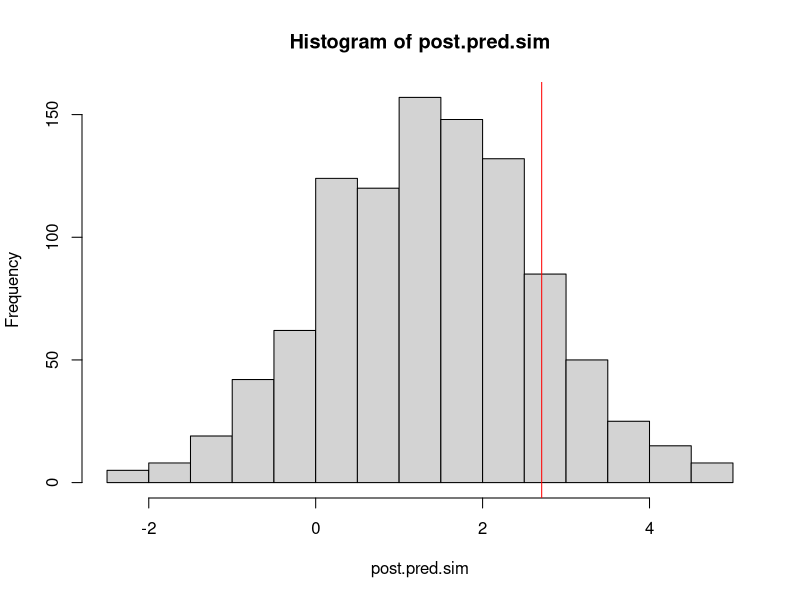

The R script that drew this image:
## ---- chunk 1
Flintdata = read.csv("Flintdata.csv", row.names = 1)
head(Flintdata)
## ---- chunk 2
(n = nrow(Flintdata))
(ybar = mean(log(Flintdata$FirstDraw)))
(s.2 = var(log(Flintdata$FirstDraw)))
## ---- chunk 3
mu0 = log(3)
sigma.2.0 = 1.17
kappa0 = 1
nu0 = 1
## ---- chunk 4
post.sigma.2.sim = (n-1)*s.2/rchisq(1000, n-1)
post.mu.sim = rnorm(1000, ybar, post.sigma.2.sim/n)

quantile(post.sigma.2.sim, c(0.025, 0.975))
quantile(post.mu.sim, c(0.025, 0.975))
## ---- chunk 5
post.pred.sim = rnorm(1000, post.mu.sim, sqrt(post.sigma.2.sim))

hist(post.pred.sim)
abline(v=log(15), col="red")
## ---- chunk 6
mean(post.pred.sim>log(15))
